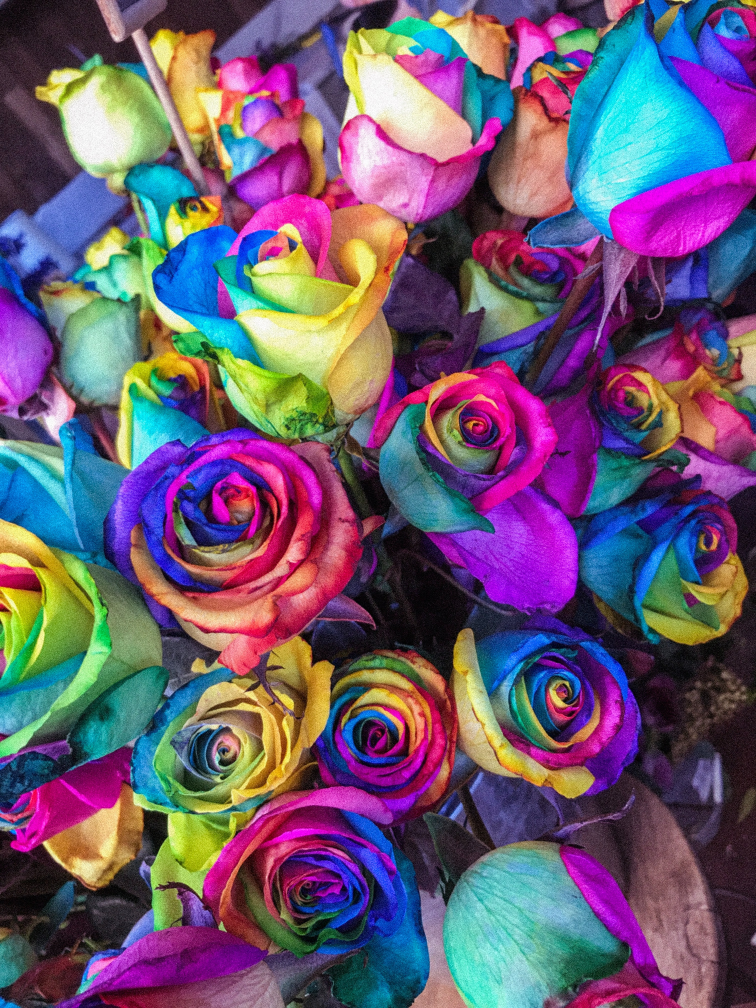
#> input picture colors.jpg, 3024 x 4032 px (shown at 1/4 size)
$ python Crop.py
#> lines starting #> are read from the running program, lines starting #| are printed output that depends on the picture
#!/usr/bin/env python
# coding: utf-8

# In[17]:


get_ipython().run_line_magic('matplotlib', 'inline')
import matplotlib.pyplot as plt
import cv2
im=cv2.imread('colors.jpg')
#> im is the input picture: shape (4032, 3024, 3); mean B, G, R 114.2, 88.9, 108.1
h,w,c = im.shape
#> h = 4032; w = 3024; c = 3
c=im[0:2000,0:2000]
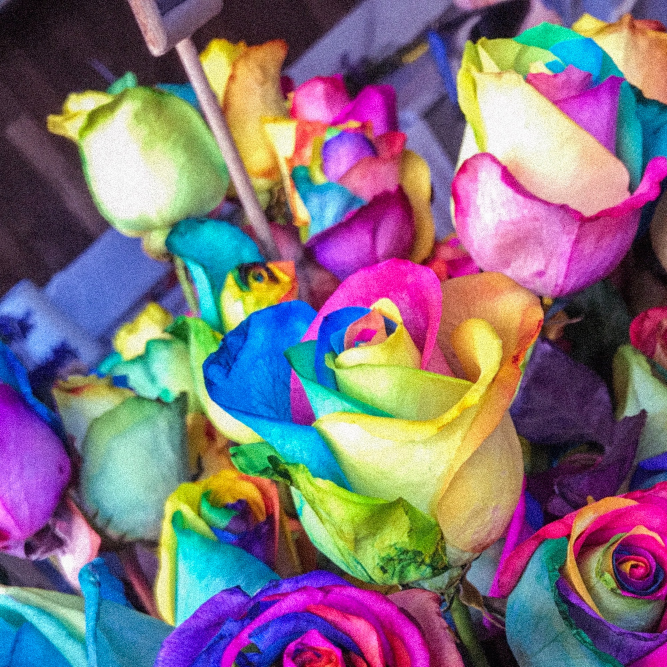
#> c: shape (2000, 2000, 3) (shown at 1/3 size); mean B, G, R 126.3, 113.2, 127.6
f, (ax1, ax2) = plt.subplots(1, 2, sharey=True)
ax1.imshow(im)
ax1.set_title('Original version')
ax2.imshow(c)
ax2.set_title('Cropped version')


# In[ ]:


# In[ ]:
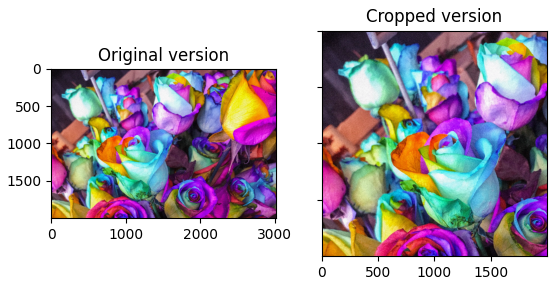
#> figure drawn by matplotlib, 2 panels; B, G, R data is drawn as R, G, B

$ run again, with very-trippy.jpg copied over colors.jpg
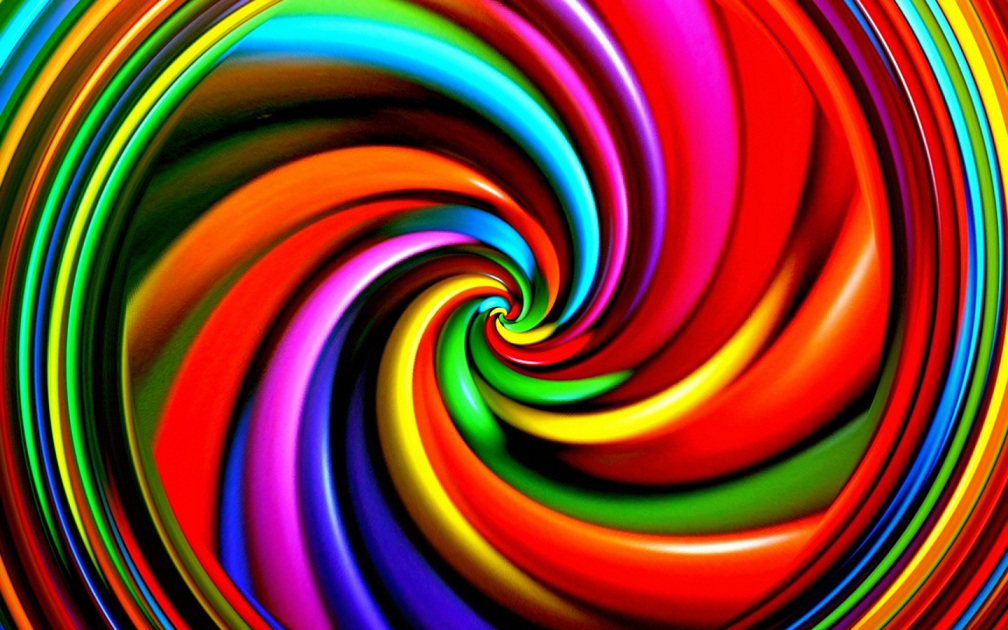
#> input picture very-trippy.jpg, 1008 x 630 px
#> im is the input picture: shape (630, 1008, 3); mean B, G, R 42.8, 60.5, 127
#> `# In[ ]:`:
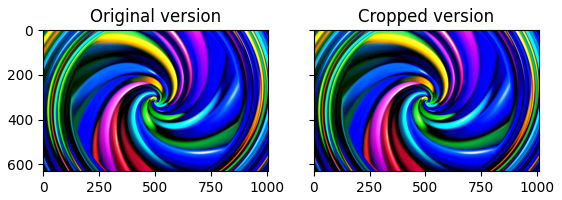
#> figure drawn by matplotlib, 2 panels; B, G, R data is drawn as R, G, B

$ run again, with test image cr channel.png saved as colors.jpg
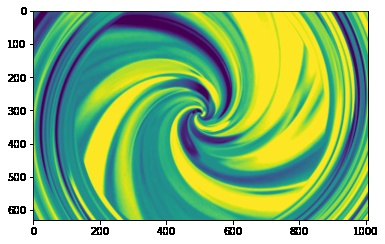
#> input picture test image cr channel.png, 385 x 244 px
#> im is the input picture: shape (244, 385, 3); mean B, G, R 130.2, 187.1, 143.1
#> `# In[ ]:`:
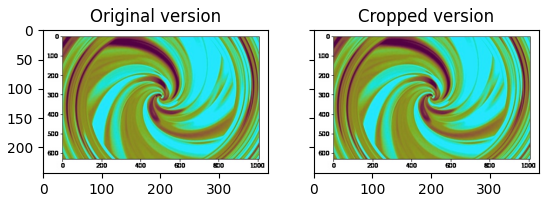
#> figure drawn by matplotlib, 2 panels; B, G, R data is drawn as R, G, B
